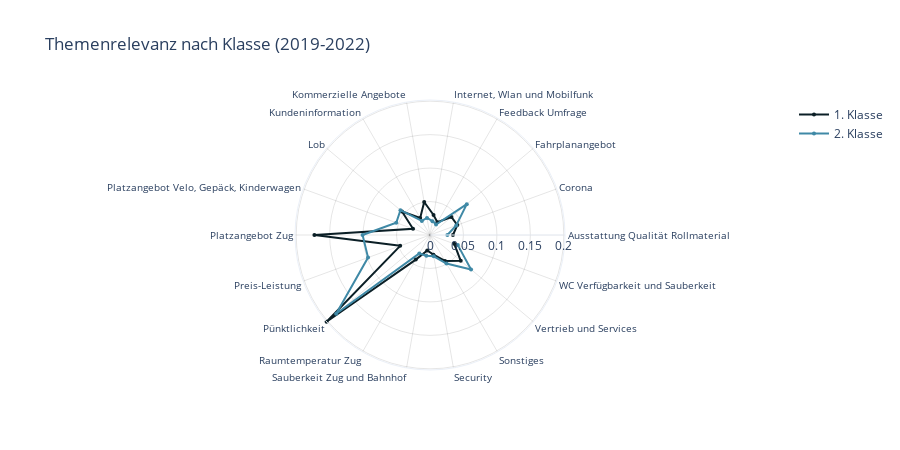

Notebook source saved alongside this figure:
### Code cell
create_grouped_radar(df_u_klassencode, x_col="CustomName", y_col="relative_count", color_col="u_klassencode", color_discrete_sequence=color_discrete_sequence, title="Themenrelevanz nach Klasse (2019-2022)", xaxis_title='', yaxis_title='Häufigkeit', legend_title='', template=template)

### Figure 1 — Plotly figure (JSON) as saved in the notebook; plotly's stock layout.template omitted (floating-point values rounded to 4 significant figures)
{"data": [{"fill": "none", "line": {"color": "#0B1F26"}, "marker": {"size": 4}, "name": "1. Klasse", "r": [0.03426, 0.04348, 0.04183, 0.02207, 0.03047, 0.05007, 0.02931, 0.05468, 0.02701, 0.1728, 0.04743, 0.2017, 0.04249, 0.02355, 0.02981, 0.0448, 0.05995, 0.03854], "showlegend": true, "theta": ["Ausstattung Qualität Rollmaterial", "Corona", "Fahrplanangebot", "Feedback Umfrage", "Internet, Wlan und Mobilfunk", "Kommerzielle Angebote", "Kundeninformation", "Lob", "Platzangebot Velo, Gepäck, Kinderwagen", "Platzangebot Zug", "Preis-Leistung", "Pünktlichkeit", "Raumtemperatur Zug", "Sauberkeit Zug und Bahnhof", "Security", "Sonstiges", "Vertrieb und Services", "WC Verfügbarkeit und Sauberkeit"], "type": "scatterpolar"}, {"fill": "none", "line": {"color": "#3F89A6"}, "marker": {"size": 4}, "name": "2. Klasse", "r": [0.02597, 0.04167, 0.07177, 0.01807, 0.02105, 0.02584, 0.02432, 0.05764, 0.05367, 0.1008, 0.09851, 0.1831, 0.03188, 0.03143, 0.03228, 0.04918, 0.08012, 0.04423], "showlegend": true, "theta": ["Ausstattung Qualität Rollmaterial", "Corona", "Fahrplanangebot", "Feedback Umfrage", "Internet, Wlan und Mobilfunk", "Kommerzielle Angebote", "Kundeninformation", "Lob", "Platzangebot Velo, Gepäck, Kinderwagen", "Platzangebot Zug", "Preis-Leistung", "Pünktlichkeit", "Raumtemperatur Zug", "Sauberkeit Zug und Bahnhof", "Security", "Sonstiges", "Vertrieb und Services", "WC Verfügbarkeit und Sauberkeit"], "type": "scatterpolar"}], "layout": {"height": 450, "legend": {"title": {"text": ""}}, "polar": {"angularaxis": {"gridcolor": "rgba(0,0,0,0.1)", "showticklabels": true, "tickfont": {"size": 10}, "tickmode": "linear", "visible": true}, "radialaxis": {"gridcolor": "rgba(0,0,0,0.1)", "gridwidth": 1, "range": [0, 0.2017], "showgrid": true, "visible": true}}, "showlegend": true, "title": {"text": "Themenrelevanz nach Klasse (2019-2022)"}, "width": 900, "xaxis": {"title": {"text": ""}}, "yaxis": {"title": {"text": "Häufigkeit"}}}}
